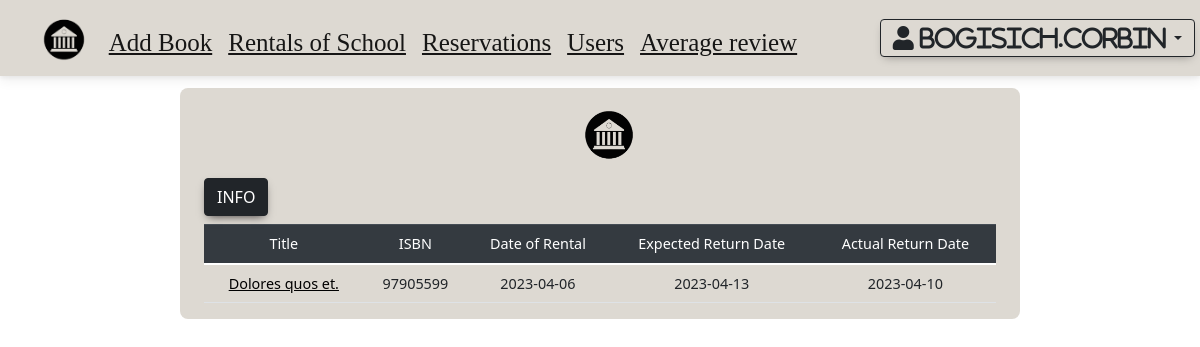
Page /school_library/operator/users_rentals.php?username=cordell66 (signed in) on the committed database.
### tables this page shows
create table rental
(
    rental_id            int auto_increment
        primary key,
    username             varchar(255) not null,
    inventory_id         int          not null,
    rental_date          date         not null,
    expected_return_date date         not null,
    actual_return_date   date         null,
    constraint rental_inventory_inventory_id_fk
        foreign key (inventory_id) references inventory (inventory_id),
    constraint rental_user_username_fk
        foreign key (username) references user (username)
)
    collate = utf8mb4_unicode_ci;

create table book
(
    ISBN        int          not null
        primary key,
    title       char(255)    null,
    image       char(255)    null,
    publisher   char(255)    null,
    page        int          null,
    summary     varchar(255) null,
    language_id int          null,
    constraint book_language_language_id_fk
        foreign key (language_id) references language (language_id)
)
    collate = utf8mb4_unicode_ci;

### school_library/operator/users_rentals.php (the view, shortened to what this page needs)
<!DOCTYPE html>
<html lang="en">
<head>
    <link rel="stylesheet" href="https://cdn.jsdelivr.net/npm/bootstrap@4.3.1/dist/css/bootstrap.min.css"
>
    <link
            href="https://cdnjs.cloudflare.com/ajax/libs/mdb-ui-kit/6.3.1/mdb.min.css"
            rel="stylesheet"
    />
    <?php
    $username = $_GET['username'];
    $conn = getDb();
    $result = $conn->query("SELECT b.title,r.rental_date,r.expected_return_date,r.actual_return_date,b.ISBN
FROM rental r
inner join inventory i on r.inventory_id = i.inventory_id
inner join book b on i.ISBN = b.ISBN
where username='$username';");
    ?>
</head>
<body>
<?php include('navbar.php') ?>
<div class="container" id="background">
    <div class="container" id="top_bar">
        <img
                src="../library-PhotoRoom.png-PhotoRoom.png"
                vspace="15"
                width="60"
                style="margin-left: 47.4%"
        >
        <form id="serach" action="delayed.php?search=" autocomplete="off">
            <div class="row" style="margin-bottom: 1%">
                <div class="col-2">
                        <button type="button" class="btn btn-dark ">
                            <a href="user.php?user=<?=$username?>" class="text-decoration-none text-reset">Info</a>
                        </button>
                </div>
            </div>
        </form>
    </div>
    <div class="container" id="top_bar">
        <div class="row">
            <div class="centered-table">
                <?php if (mysqli_num_rows($result) == 0) { ?>
                    <div>
                        <h2>This user has not rented any books</h2>
                    </div>
                <?php } else {
                    ?>
                    <table class="table table1" style="margin-top: 0%">
                        <thead class="thead-dark">
                        <tr>
                            <th scope="col">Title</th>
                            <th scope="col">ISBN</th>
                            <th scope="col">Date of Rental</th>
                            <th scope="col">Expected Return Date</th>
                            <th scope="col">Actual Return Date</th>
                        </tr>
                        </thead>
                        <tbody>
                        <?php while ($rental = mysqli_fetch_assoc($result)) { ?>
                            <tr>
                                <td><a style="color: black;"
                                       href="../book.php?ISBN=<?= $rental['ISBN'] ?>"><?php echo $rental['title'] ?></a>
                                </td>
                                <td><?php echo $rental['ISBN']; ?></td>
                                <td><?php echo $rental['rental_date']; ?></td>
                                <td><?php echo $rental['expected_return_date']; ?></td>
                                <td><?php echo $rental['actual_return_date']; ?></td>
                            </tr>
                        <?php } ?>
                        </tbody>
                    </table>
                <?php } ?>
            </div>
        </div>
    </div>
</div>
</body>
</html><?php

### school_library/css/custom.css (style rules this page uses)
:root { --border:5px solid black; }
.table1 { width: 100%; }
.container { width: 70%; height: 80%; justify-content: center; align-items: center; }
#top_bar.container { width: 100%; height: 100%; justify-content: center; align-items: center; }
.centered-table { text-align: center; }
#background.container { width: 70%; height: 85%; border-radius: 0.5rem; background-color: #DDD9D2; margin-top: 1%; margin-bottom: 1%; }
::placeholder { opacity: 0.5; }

### rows in the picture
rental: book.title "Dolores quos et.", book.ISBN "97905599", rental_date "2023-04-06", expected_return_date "2023-04-13", actual_return_date "2023-04-10"

### other values in the picture
$_SESSION['username'] "BOGISICH.CORBIN"
